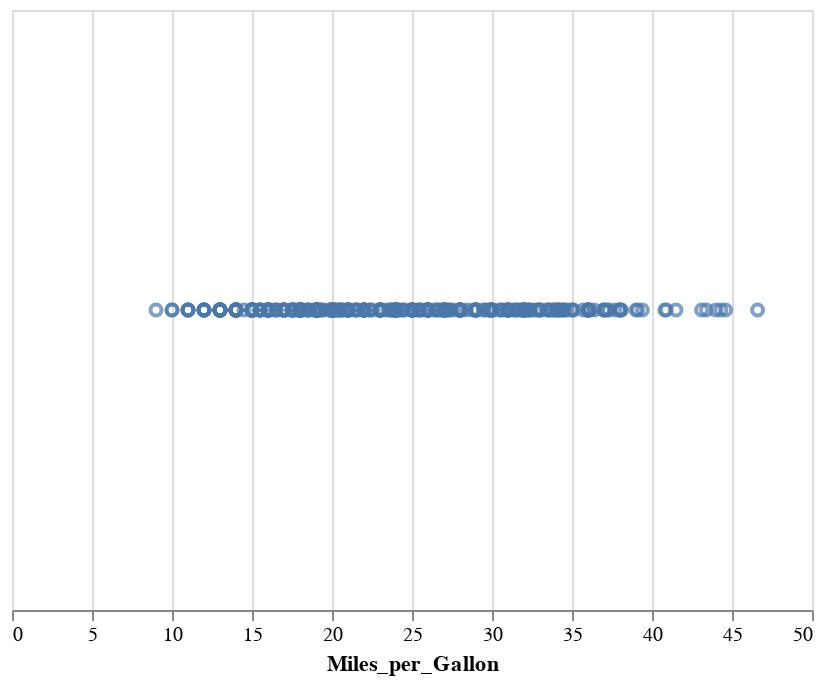

The notebook cell saved with this chart:
### Markdown cell above
This is a pretty silly chart, because it consists of 406 points, all laid-out on top of each other.

To make it more interesting, we need to *encode* columns of the data into visual features of the plot (e.g. x position, y position, size, color, etc.)

Let's encode miles per gallon on the x-axis using the ``encode()`` method:

### Code cell
alt.Chart(cars).mark_point().encode(
    x='Miles_per_Gallon'
)

### Figure 1 — Vega-Lite specification as saved in the notebook (floating-point values rounded to 4 significant figures; data arrays with more than 128 entries replaced by an {"elided": "..."} marker saying what was removed)
{"$schema": "https://vega.github.io/schema/vega-lite/v2.4.1.json", "config": {"view": {"height": 300, "width": 400}}, "data": {"values": {"elided": "406 records"}}, "encoding": {"x": {"field": "Miles_per_Gallon", "type": "quantitative"}}, "mark": "point"}
